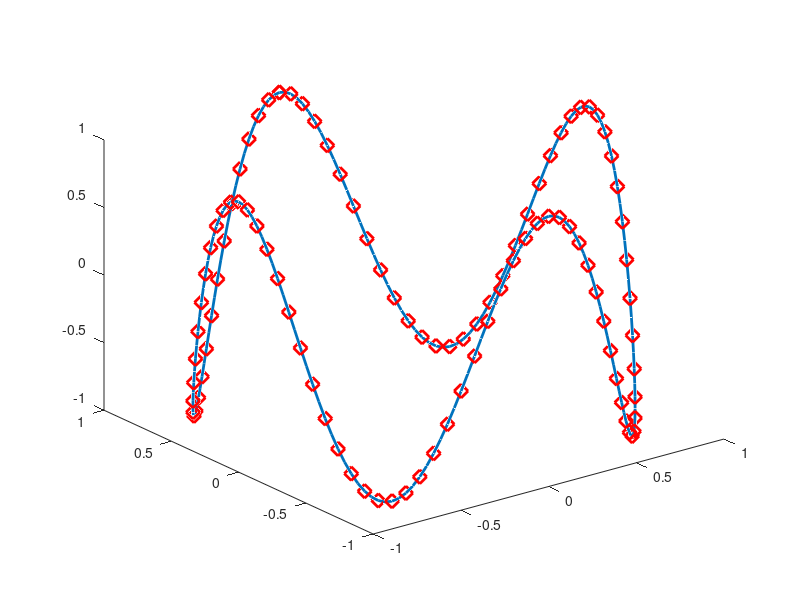

Here is the MATLAB script that generated this plot:
clc,clear,close all
theta = 0:.01*pi:2*pi;
x = sin(theta);
y = cos(theta);
z = cos(4*theta);
figure(1);
plot3(x,y,z,'LineWidth',2);
hold on;
theta = 0:.02*pi:2*pi;
x = sin(theta);
y = cos(theta);
z = cos(4*theta);
plot3(x,y,z,'rd','MarkerSize',10,'LineWidth',2);